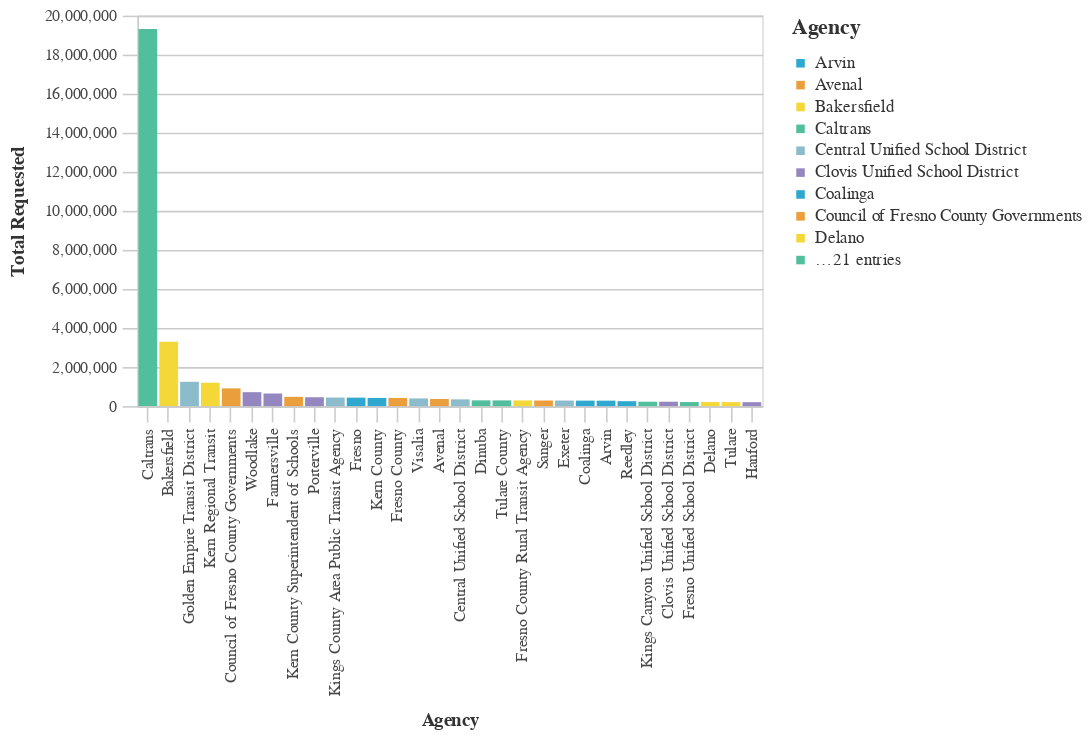

The cell this chart's notebook holds for it:
### Markdown cell above
### Average Total Requested Funds by Agency ($2021)

### Code cell
#Bar chart Average Total Requested Funds by Agency
chart4=(_dla_utils.basic_bar_chart_no_save((((_dla_utils.calculate_data_all(df, 'adjusted_total_requested', 'primary_agency_name', aggfunc="mean"))
                          >>arrange(-_.adjusted_total_requested)).head(30)
                        ), 'primary_agency_name','adjusted_total_requested', 'primary_agency_name', district
                          
                       ))
    
display(chart4)

### Figure 1 — Vega-Lite specification as saved in the notebook (floating-point values rounded to 4 significant figures)
{"config": {"view": {"continuousWidth": 400, "continuousHeight": 300}, "axis": {"domainColor": "#cbcbcb", "grid": true, "gridColor": "#cbcbcb", "gridWidth": 1, "labelColor": "#474747", "labelFont": "Nunito Sans", "labelFontSize": 10, "labelPadding": 4, "tickColor": "#cbcbcb", "tickSize": 10, "titleColor": "#333", "titleFont": "Raleway", "titleFontSize": 12, "titlePadding": 10}, "axisBand": {"grid": false}, "background": "white", "font": "Raleway", "header": {"labelFont": "Nunito Sans", "titleFont": "Raleway"}, "legend": {"labelColor": "#333", "labelFont": "Nunito Sans", "labelFontSize": 11, "labelLimit": 0, "padding": 1, "symbolSize": 30, "symbolType": "square", "titleColor": "#333", "titleFont": "Raleway", "titleFontSize": 14, "titlePadding": 10}, "title": {"anchor": "middle", "font": "Raleway", "fontSize": 18, "fontWeight": 300, "offset": 20}}, "data": {"name": "data-33cbc018b9db8a591d912494b7a95e0e"}, "mark": "bar", "encoding": {"color": {"field": "primary_agency_name", "legend": {"symbolLimit": 10, "title": "Agency"}, "scale": {"range": ["#2EA8CE", "#EB9F3C", "#F4D837", "#51BF9D", "#8CBCCB", "#9487C0"]}, "type": "nominal"}, "tooltip": [{"field": "primary_agency_name", "type": "nominal"}, {"field": "adjusted_total_requested", "type": "quantitative"}], "x": {"field": "primary_agency_name", "sort": "-y", "title": "Agency", "type": "nominal"}, "y": {"field": "adjusted_total_requested", "title": "Total Requested", "type": "quantitative"}}, "height": 250, "width": 400, "$schema": "https://vega.github.io/schema/vega-lite/v4.17.0.json", "datasets": {"data-33cbc018b9db8a591d912494b7a95e0e": [{"primary_agency_name": "Caltrans", "adjusted_total_requested": 19310000.0}, {"primary_agency_name": "Bakersfield", "adjusted_total_requested": 3291000.0}, {"primary_agency_name": "Golden Empire Transit District", "adjusted_total_requested": 1245000.0}, {"primary_agency_name": "Kern Regional Transit", "adjusted_total_requested": 1197000.0}, {"primary_agency_name": "Council of Fresno County Governments", "adjusted_total_requested": 908800.0}, {"primary_agency_name": "Woodlake", "adjusted_total_requested": 713900.0}, {"primary_agency_name": "Farmersville", "adjusted_total_requested": 645900.0}, {"primary_agency_name": "Kern County Superintendent of Schools", "adjusted_total_requested": 476100.0}, {"primary_agency_name": "Porterville", "adjusted_total_requested": 454400.0}, {"primary_agency_name": "Kings County Area Public Transit Agency", "adjusted_total_requested": 440100.0}, {"primary_agency_name": "Fresno", "adjusted_total_requested": 434400.0}, {"primary_agency_name": "Kern County", "adjusted_total_requested": 419000.0}, {"primary_agency_name": "Fresno County", "adjusted_total_requested": 418100.0}, {"primary_agency_name": "Visalia", "adjusted_total_requested": 395000.0}, {"primary_agency_name": "Avenal", "adjusted_total_requested": 364200.0}, {"primary_agency_name": "Central Unified School District", "adjusted_total_requested": 345600.0}, {"primary_agency_name": "Dinuba", "adjusted_total_requested": 295900.0}, {"primary_agency_name": "Tulare County", "adjusted_total_requested": 292500.0}, {"primary_agency_name": "Fresno County Rural Transit Agency", "adjusted_total_requested": 291500.0}, {"primary_agency_name": "Sanger", "adjusted_total_requested": 287900.0}, {"primary_agency_name": "Exeter", "adjusted_total_requested": 284500.0}, {"primary_agency_name": "Coalinga", "adjusted_total_requested": 281100.0}, {"primary_agency_name": "Arvin", "adjusted_total_requested": 279100.0}, {"primary_agency_name": "Reedley", "adjusted_total_requested": 252700.0}, {"primary_agency_name": "Kings Canyon Unified School District", "adjusted_total_requested": 225500.0}, {"primary_agency_name": "Clovis Unified School District", "adjusted_total_requested": 225400.0}, {"primary_agency_name": "Fresno Unified School District", "adjusted_total_requested": 208800.0}, {"primary_agency_name": "Delano", "adjusted_total_requested": 208800.0}, {"primary_agency_name": "Tulare", "adjusted_total_requested": 203400.0}, {"primary_agency_name": "Hanford", "adjusted_total_requested": 201500.0}]}}
